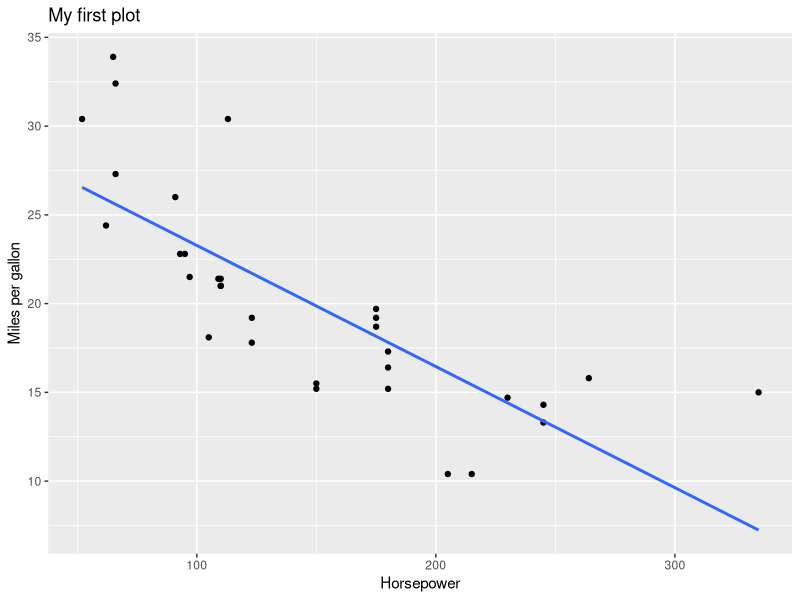

This chart was generated by the following R code:
## ---- chunk 1
7 - 5
2 + 2
2 * 4
6 / 3
3^2
## ---- chunk 2
temperature_today <- 22
temperature_yesterday <- 24

temperature_today - temperature_yesterday
## ---- chunk 3
temperature_week <- c(24,22,23,30,25,10)

mean(temperature_week)
min(temperature_week)
## ---- chunk 4
in_fahrenheit <- function(x) {
  (x * 1.8) + 32
}

in_fahrenheit(22)
in_fahrenheit(c(24,22,23,30,25,10))
## ---- chunk 5
# if you DO NOT have the library
# install.packages("ggplot2") 

# if you have the library
library(ggplot2) 

ggplot(mtcars, aes(x = hp, y = mpg)) +
  geom_point() +
  geom_smooth(method = "lm", se = F) +
  labs(x = "Horsepower", y = "Miles per gallon", title = "My first plot")
